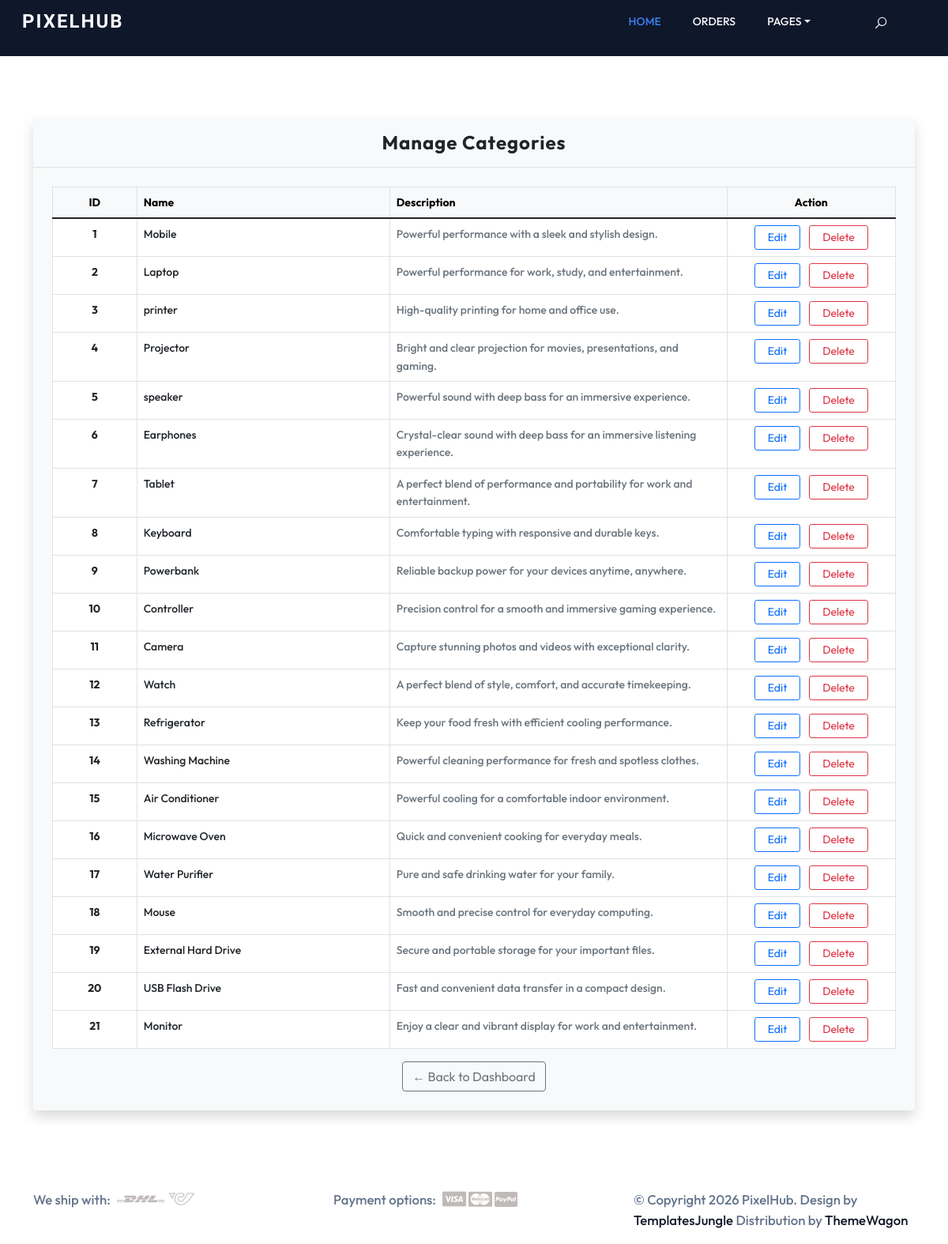
/view, run on the app's committed database.
### manager/models.py (models this page shows, shortened)
class Category(models.Model):
    Name=models.CharField(max_length=100,null=True)
    Description=models.CharField(max_length=100,null=True)

### manager/views.py (the view)
# urls.py: path('view',views.view,name='view'),
def view(request):
    v=Category.objects.all()
    return render(request,'manager/viewcate.html',{'data':v})

### template/manager/viewcate.html (shortened to what this page needs)
{% extends 'manager/pixel.html' %}
{% block content %}
<div class="container" style="margin-top: 150px; margin-bottom: 100px;">
    <div class="card shadow border-0" style="background-color: #f8f9fa;">
        <div class="card-header bg-light text-dark rounded-top py-3 border-bottom">
            <h4 class="mb-0 text-center fw-bold" style="letter-spacing: 1px;">Manage Categories</h4>
        </div>
        <div class="card-body p-4">
            <div class="table-responsive">
                <table class="table table-hover table-bordered mb-0">
                    <thead class="table-light">
                        <tr>
                            <th scope="col" class="text-center" style="width: 10%;">ID</th>
                            <th scope="col" style="width: 30%;">Name</th>
                            <th scope="col" style="width: 40%;">Description</th>
                            <th scope="col" class="text-center" style="width: 20%;">Action</th>
                        </tr>
                    </thead>
                    <tbody class="bg-white">
                        {% for i in data %}
                        <tr>
                            <td class="text-center fw-bold">{{ forloop.counter }}</td>
                            <td class="fw-medium text-dark">{{ i.Name }}</td>
                            <td class="text-muted">{{ i.Description }}</td>
                            <td class="text-center">
                                <a href="{% url 'editdata' i.id %}" class="btn btn-sm btn-outline-primary me-2 px-3">Edit</a>
                                <a href="{% url 'delete' i.id %}" class="btn btn-sm btn-outline-danger px-3" onclick="return confirm('Are you sure you want to delete this category?');">Delete</a>
                            </td>
                        </tr>
                        {% empty %}
                        <tr>
                            <td colspan="4" class="text-center py-5 text-muted">No categories correctly found.</td>
                        </tr>
                        {% endfor %}
                    </tbody>
                </table>
            </div>
            <div class="text-center mt-3">
                <a href="{% url 'adminhome' %}" class="btn btn-outline-secondary">
                    &larr; Back to Dashboard
                </a>
            </div>
        </div>
    </div>
</div>
{% endblock %}

### static/ministore/style.css (style rules this page uses)
:root { --accent-color: #3B82F6; --white-color: #F8FAFC; --black-color: #0F172A; --gray-color: #F8FAFC; --gray-color-300: #E2E8F0; --gray-color-500: #64748B; --gray-color-800: #111827; --light-gray-color: #F8FAFC; --primary-color: #3B82F6; --bs-primary-rgb: 59,130,246; --light-color: #F8FAFC; --dark-color: #111827; --light-blue-color: #F8FAFC; --navbar-color-color: #0F172A; --swiper-theme-color: #3B82F6; --swiper-pagination-color: #3B82F6; }
:root { --body-font : "Outfit", sans-serif; --heading-font : "Outfit", sans-serif; }
*, *::before, *::after { -webkit-box-sizing: border-box; -moz-box-sizing: border-box; box-sizing: border-box; }
html { box-sizing: border-box; }
body { font-family: var(--body-font); font-size: 14px; font-weight: 500; line-height: 1.6; margin: 0; }
a { color: var(--dark-color); text-decoration: none; transition: 0.3s color ease-out; }
.bg-light { background: var(--light-color); }

### data on the page
Category: Name "Mobile", Description "Powerful performance with a sleek and stylish design."
Category: Name "Laptop", Description "Powerful performance for work, study, and entertainment."
Category: Name "printer", Description "High-quality printing for home and office use."
Category: Name "Projector", Description "Bright and clear projection for movies, presentations, and gaming."
Category: Name "speaker", Description "Powerful sound with deep bass for an immersive experience."
Category: Name "Earphones", Description "Crystal-clear sound with deep bass for an immersive listening experience."
Category: Name "Tablet", Description "A perfect blend of performance and portability for work and entertainment."
Category: Name "Keyboard", Description "Comfortable typing with responsive and durable keys."
Category: Name "Powerbank", Description "Reliable backup power for your devices anytime, anywhere."
Category: Name "Controller", Description "Precision control for a smooth and immersive gaming experience."
Category: Name "Camera", Description "Capture stunning photos and videos with exceptional clarity."
Category: Name "Watch", Description "A perfect blend of style, comfort, and accurate timekeeping."
Category: Name "Refrigerator", Description "Keep your food fresh with efficient cooling performance."
Category: Name "Washing Machine", Description "Powerful cleaning performance for fresh and spotless clothes."
Category: Name "Air Conditioner", Description "Powerful cooling for a comfortable indoor environment."
Category: Name "Microwave Oven", Description "Quick and convenient cooking for everyday meals."
Category: Name "Water Purifier", Description "Pure and safe drinking water for your family."
Category: Name "Mouse", Description "Smooth and precise control for everyday computing."
Category: Name "External Hard Drive", Description "Secure and portable storage for your important files."
Category: Name "USB Flash Drive", Description "Fast and convenient data transfer in a compact design."
Category: Name "Monitor", Description "Enjoy a clear and vibrant display for work and entertainment."
